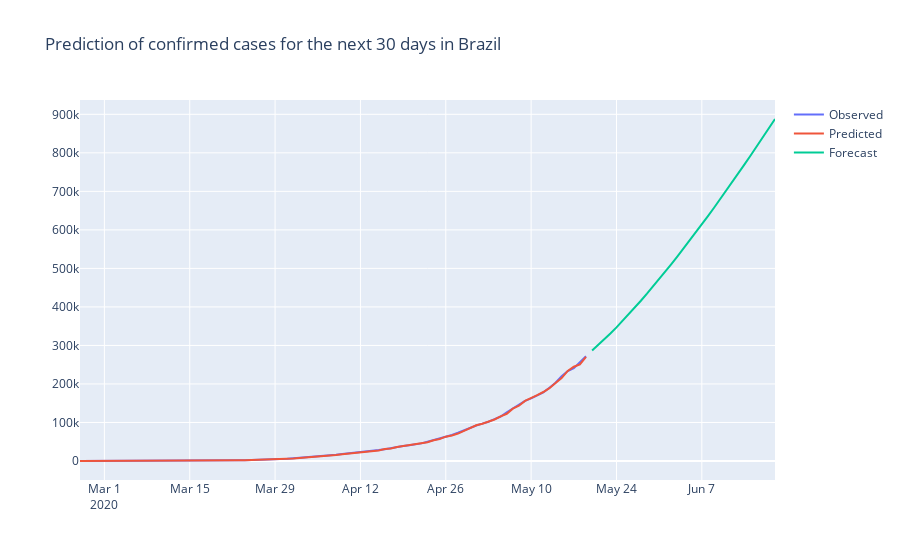

Here is the notebook cell this chart was saved with:
### Code cell
fig = go.Figure(go.Scatter(
    x=confirmados.index, y=confirmados, name='Observed'
))

fig.add_trace(go.Scatter(
    x=confirmados.index, y=modelo.predict_in_sample(), name='Predicted'
))

fig.add_trace(go.Scatter(
    x=pd.date_range('2020-05-20', '2020-06-20'), y=modelo.predict(31), name='Forecast'
))

fig.update_layout(title='Prediction of confirmed cases for the next 30 days in Brazil')
